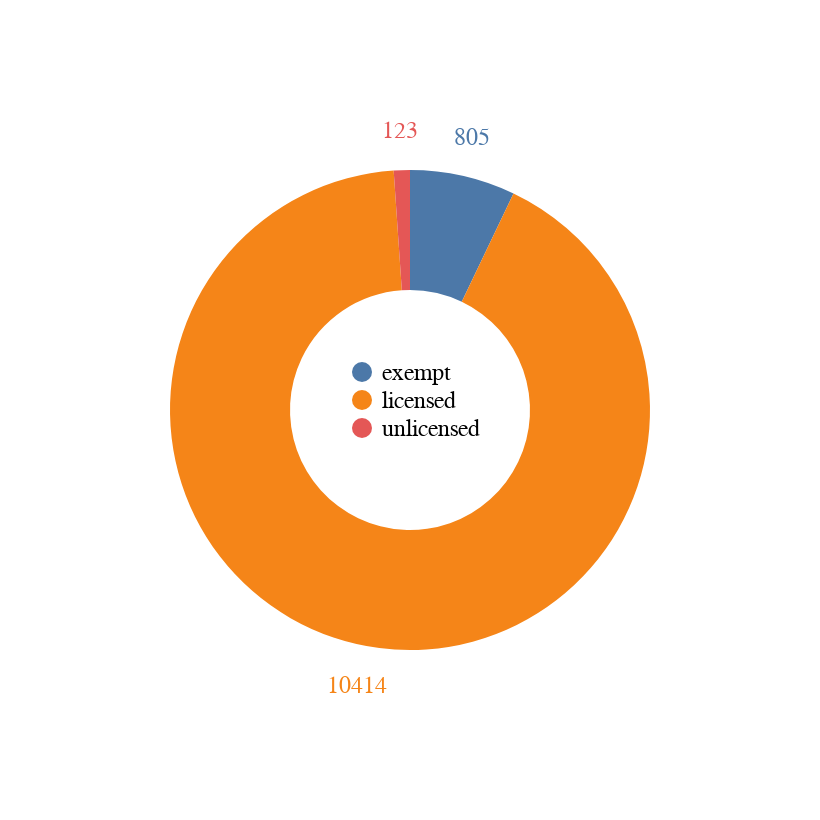

This figure's notebook cell:
### Code cell
input_dropdown = alt.binding_select(options=rooms['city'].unique().tolist(), name='City: ')
selection = alt.selection_point(fields=['city'], bind=input_dropdown, value='Amsterdam')

base = alt.Chart(licenses).encode(
    alt.Theta("count:Q").stack(True),
    alt.Color("license:N").legend(
        title=None,
        orient="none",
        legendX=170,
        legendY=175,
        direction="vertical",
        labelFontSize=12,
        symbolSize=100
    ),
    tooltip=['city:N', 'license:N', 'count:Q']
).add_params(
    selection
).transform_filter(
    selection
).properties(
    width=400,
    height=400
)

pie = base.mark_arc(outerRadius=120, innerRadius=60)

# Add text labels on the outside of the donut
text = base.mark_text(radius=140, size=12).encode(
    text="count:Q",
)

pie + text

### Figure 1 — Vega-Lite specification as saved in the notebook (floating-point values rounded to 4 significant figures)
{"config": {"view": {"continuousWidth": 300, "continuousHeight": 300}}, "layer": [{"mark": {"type": "arc", "innerRadius": 60, "outerRadius": 120}, "encoding": {"color": {"field": "license", "legend": {"title": null, "orient": "none", "legendX": 170, "legendY": 175, "direction": "vertical", "labelFontSize": 12, "symbolSize": 100}, "type": "nominal"}, "theta": {"field": "count", "stack": true, "type": "quantitative"}, "tooltip": [{"field": "city", "type": "nominal"}, {"field": "license", "type": "nominal"}, {"field": "count", "type": "quantitative"}]}, "name": "view_1", "transform": [{"filter": {"param": "param_3"}}]}, {"mark": {"type": "text", "radius": 140, "size": 12}, "encoding": {"color": {"field": "license", "legend": {"title": null, "orient": "none", "legendX": 170, "legendY": 175, "direction": "vertical", "labelFontSize": 12, "symbolSize": 100}, "type": "nominal"}, "text": {"field": "count", "type": "quantitative"}, "theta": {"field": "count", "stack": true, "type": "quantitative"}, "tooltip": [{"field": "city", "type": "nominal"}, {"field": "license", "type": "nominal"}, {"field": "count", "type": "quantitative"}]}, "transform": [{"filter": {"param": "param_3"}}]}], "data": {"name": "data-16540b7b8c21a62150dec3c2cc4b9268"}, "height": 400, "params": [{"name": "param_3", "select": {"type": "point", "fields": ["city"]}, "bind": {"input": "select", "options": ["Amsterdam", "Athens", "Barcelona", "Berlin", "Copenhagen", "Dublin", "Lisbon", "London", "Madrid", "Paris", "Rome", "Venice", "Vienna"], "name": "City: "}, "value": "Amsterdam", "views": ["view_1"]}], "width": 400, "$schema": "https://vega.github.io/schema/vega-lite/v5.20.1.json", "datasets": {"data-16540b7b8c21a62150dec3c2cc4b9268": [{"city": "Amsterdam", "license": "exempt", "count": 805}, {"city": "Amsterdam", "license": "licensed", "count": 10414}, {"city": "Amsterdam", "license": "unlicensed", "count": 123}, {"city": "Athens", "license": "exempt", "count": 324}, {"city": "Athens", "license": "licensed", "count": 16066}, {"city": "Athens", "license": "unlicensed", "count": 722}, {"city": "Barcelona", "license": "exempt", "count": 7642}, {"city": "Barcelona", "license": "licensed", "count": 9625}, {"city": "Barcelona", "license": "unlicensed", "count": 7593}, {"city": "Berlin", "license": "licensed", "count": 10269}, {"city": "Berlin", "license": "unlicensed", "count": 5561}, {"city": "Copenhagen", "license": "unlicensed", "count": 24927}, {"city": "Dublin", "license": "unlicensed", "count": 12196}, {"city": "Lisbon", "license": "exempt", "count": 5465}, {"city": "Lisbon", "license": "licensed", "count": 21944}, {"city": "Lisbon", "license": "pending", "count": 1}, {"city": "Lisbon", "license": "unlicensed", "count": 1504}, {"city": "London", "license": "unlicensed", "count": 129659}, {"city": "Madrid", "license": "exempt", "count": 4}, {"city": "Madrid", "license": "licensed", "count": 3184}, {"city": "Madrid", "license": "unlicensed", "count": 32354}, {"city": "Paris", "license": "licensed", "count": 95091}, {"city": "Paris", "license": "unlicensed", "count": 23713}, {"city": "Rome", "license": "exempt", "count": 21}, {"city": "Rome", "license": "licensed", "count": 12059}, {"city": "Rome", "license": "unlicensed", "count": 27465}, {"city": "Venice", "license": "licensed", "count": 4094}, {"city": "Venice", "license": "unlicensed", "count": 5597}, {"city": "Vienna", "license": "unlicensed", "count": 19381}]}}
